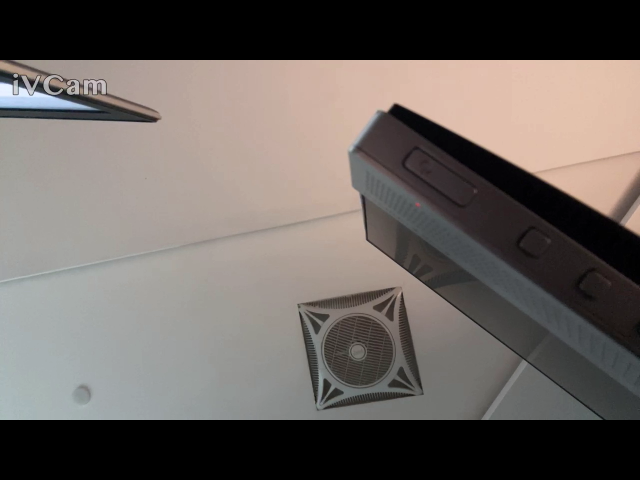
#> input picture CV2 Practice/myimg.png, 640 x 480 px, given in place of elon.jpg, which was not available
$ jupyter execute --allow-errors Untitled2.ipynb   (text cells are left out)
#> lines starting #> are read from the running program, lines starting #| are printed output that depends on the picture; after the words box and inside, x2 and y2 are one past the last pixel; in counts of white or black regions, pixels touching at a corner belong together; pictures that were not available may be replaced by others from this repository, and a replacement may not be noted
[cell 1]
import cv2
import numpy as np

[cell 2]
img1 = cv2.imread('elon.jpg')
#> img1 is the input picture: shape (480, 640, 3); mean B, G, R 95, 99, 105.6
#img.shape: size of the image row, coluen,depth
print(img1.shape)
#| (480, 640, 3)

cv2.imshow('image color',img1)

img2 = cv2.imread('elon.jpg',0)
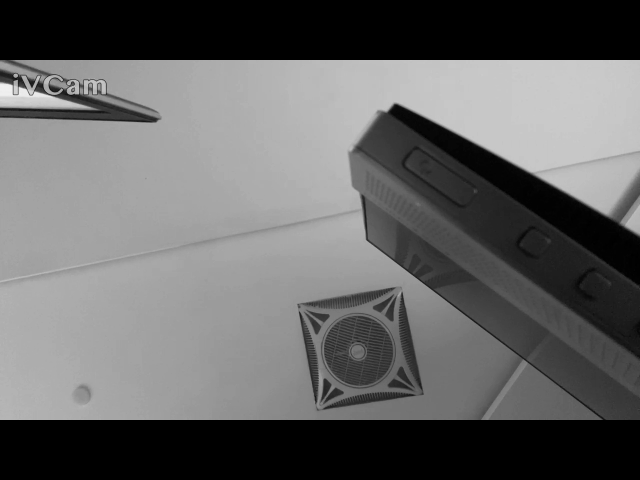
#> img2: shape (480, 640); min 0, max 241, mean 100.1

print(img2.shape)
#| (480, 640)
p=cv2.waitKey(0)
#> (key q is pressed here)

if p == ord('q'):
#     cv2.waitKey(0)
#     cv2.destroyWindow('image color')
    cv2.waitKey(0)
    cv2.destroyAllWindows()
# cv2.imshow('image gray',img2)

[cell 3]
cap = cv2.VideoCapture(0)

if cap.isOpened():
    while cv2.waitKey(3) != ord('q'):
#> (key q is pressed here)
        ret, frame= cap.read()
        if ret != True:
            print('something happend!!')
            break
        cv2.imshow('videp',frame)
else:
    print("webcam not responding!!!")
cap.release()
cv2.waitKey(0)
cv2.destroyAllWindows()

[cell 4]
img = cv2.imread('elon.jpg')
#> (the rest of this cell did not finish here and is left out)

[cell 5]
# Load the image
resized_img_scaled = cv2.imread('blueBox.jpeg')


# resized_img_scaled = cv2.resize(img, None, fx=0.5, fy=0.5)

#convert color space fron BGR to HSV
hsv_image = cv2.cvtColor(resized_img_scaled, cv2.COLOR_BGR2HSV)
#> hsv_image: shape (480, 640, 3); mean H, S, V 30.8, 24.5, 106.9
# set up lower and upper bound for color range of blue
lowBound = np.array([100, 50, 50])
upBound = np.array([130, 255, 255])
#filtering by color
mask = cv2.inRange(hsv_image,lowBound,upBound)
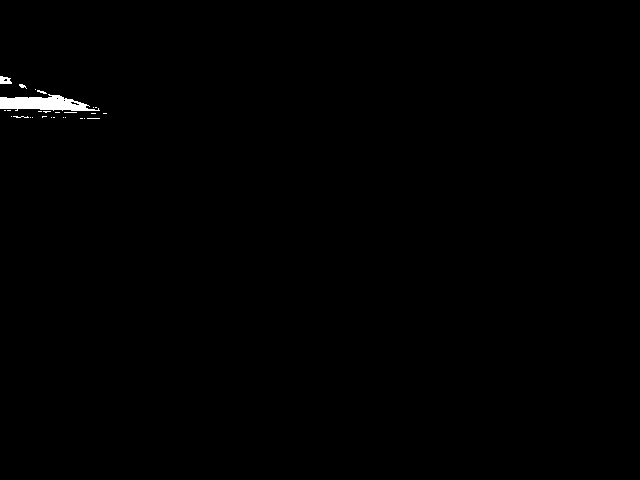
#> mask: shape (480, 640); 0.41% white; 27 white regions (23 under 20 px), largest, box (x1, y1, x2, y2) and area: (0, 94, 100, 111) 1044, (0, 76, 12, 84) 72, (19, 84, 27, 89) 21, (37, 90, 47, 94) 20
#image dilation
kernel = np.ones((3,3),np.uint8)
mask = cv2.dilate(mask, kernel, iterations = 1)
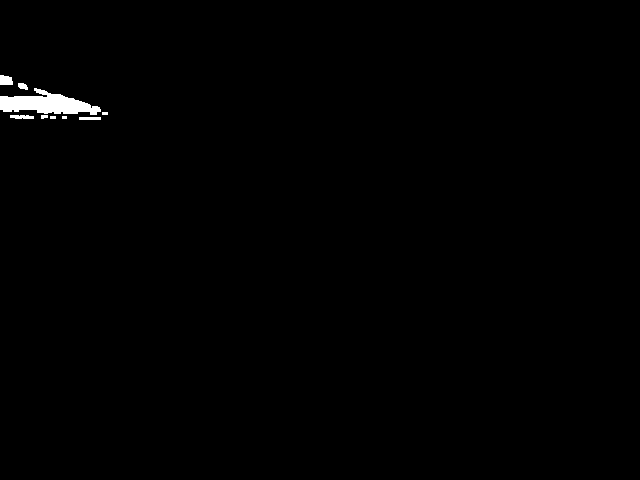
#> mask: shape (480, 640); 0.62% white; 9 white regions (3 under 20 px), largest, box (x1, y1, x2, y2) and area: (0, 88, 101, 115) 1515, (0, 75, 13, 85) 113, (10, 115, 34, 119) 83, (79, 117, 101, 120) 66, (18, 83, 28, 90) 52, (41, 115, 48, 119) 24
#combined two images (filter_image.original_image) in one window
h1,w1 = mask.shape
#> h1 = 480; w1 = 640
h2,w2,d2 = resized_img_scaled.shape
#> h2 = 480; w2 = 640; d2 = 3
imgCom = np.zeros((max([h1,h2]),w1+w2,3), dtype = np.uint8)

imgCom[:h1,:w1,0] = mask
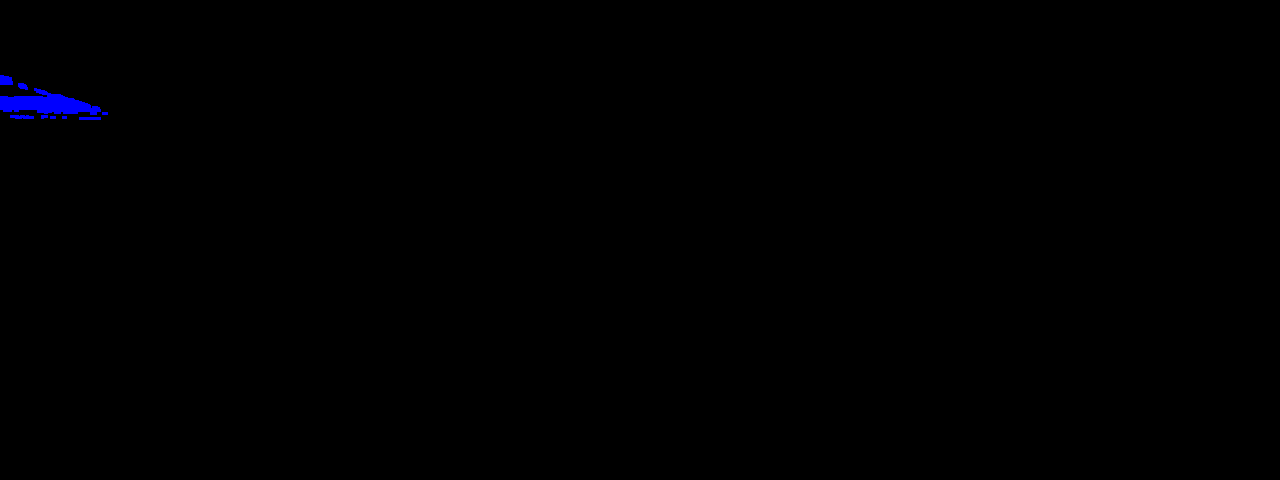
#> imgCom: shape (480, 1280, 3); mean of channels 0, 1, 2 0.8, 0, 0; drawn as B, G, R
imgCom[:h1,:w1,1] = mask
imgCom[:h1,:w1,2] = mask
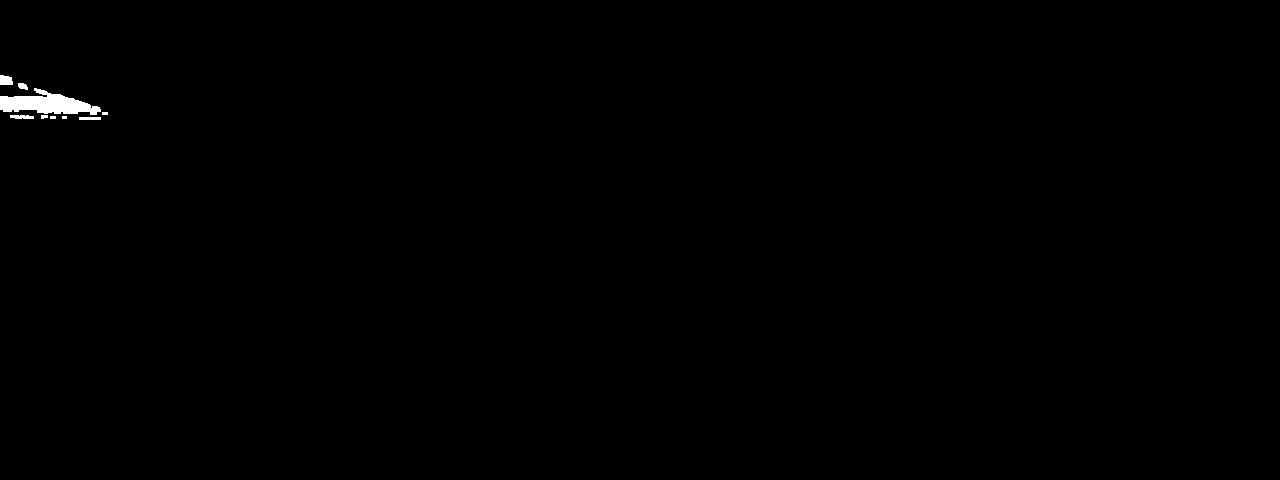
#> imgCom: shape (480, 1280, 3); 0.31% white; 9 white regions (3 under 20 px), largest, box (x1, y1, x2, y2) and area: (0, 88, 101, 115) 1515, (0, 75, 13, 85) 113, (10, 115, 34, 119) 83, (79, 117, 101, 120) 66, (18, 83, 28, 90) 52, (41, 115, 48, 119) 24
imgCom[:h2,w1:w1+w2,:] = np.dstack([resized_img_scaled])
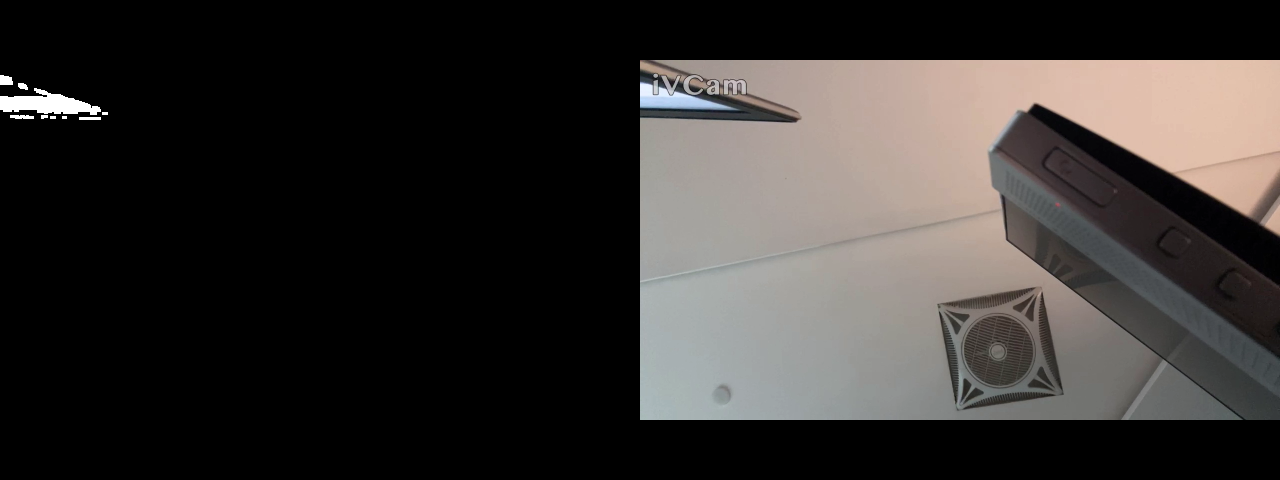
#> imgCom: shape (480, 1280, 3); mean of channels 0, 1, 2 48.3, 50.3, 53.6; drawn as B, G, R
#image resize
imgCom = cv2.resize(imgCom,(w1,h1),interpolation = cv2.INTER_LINEAR)
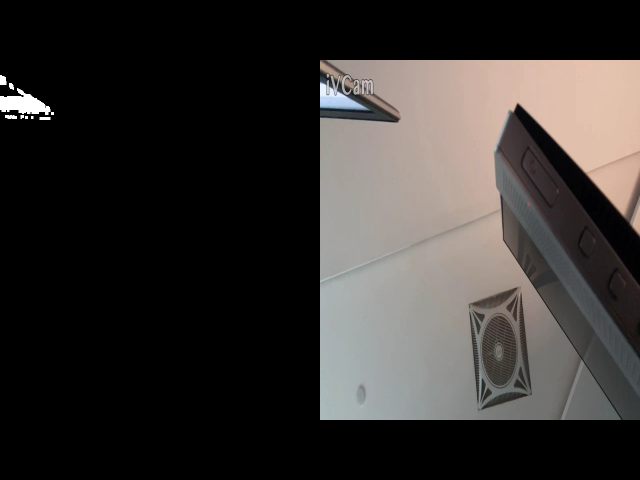
#> imgCom: shape (480, 640, 3); mean of channels 0, 1, 2 48.3, 50.3, 53.6; drawn as B, G, R
cv2.imshow( "webCom",imgCom)


# cv2.imshow('Resized Scaled', resized_img_scaled)
cv2.waitKey(0)
cv2.destroyAllWindows()

[cell 6]
cap = cv2.VideoCapture(0)

if cap.isOpened():
    while cv2.waitKey(3) != ord('q'):
#> (key q is pressed here)
        ret, frame= cap.read()
        if ret != True:
            print('something happend!!')
            break
        hsv_image = cv2.cvtColor(frame, cv2.COLOR_BGR2HSV)
        # set up lower and upper bound for color range of blue
        lowBound = np.array([100, 50, 50])
        upBound = np.array([130, 255, 255])
        #filtering by color
        mask = cv2.inRange(hsv_image,lowBound,upBound)
        #image dilation
        kernel = np.ones((3,3),np.uint8)
        mask = cv2.dilate(mask, kernel, iterations = 1)
        cnts, flag = cv2.findContours(mask.copy(), cv2.RETR_TREE, cv2.CHAIN_APPROX_SIMPLE)
        cnts = sorted(cnts, key = cv2.contourArea, reverse = True)[:2] #2
        for c in cnts:
            peri = cv2.arcLength(c, True)
            approx = cv2.approxPolyDP(c, 0.01*peri, True)
            if (len(approx)==4): # if it is 4-sides polygon
                cv2.drawContours(frame, [approx],0,(0,255,0),-1)
            if (len(approx)>10):
                cv2.drawContours(frame, [approx],0,(0,0,255),-1)
        h1,w1 = mask.shape
        h2,w2,d2 = frame.shape
        imgCom = np.zeros((max([h1,h2]),w1+w2,3), dtype = np.uint8)
        imgCom[:h1,:w1,0] = mask
        imgCom[:h1,:w1,1] = mask
        imgCom[:h1,:w1,2] = mask
        imgCom[:h2,w1:w1+w2,:] = np.dstack([frame])
        #image resize
        imgCom = cv2.resize(imgCom,(w1,h1),interpolation = cv2.INTER_LINEAR)
        cv2.imshow( "webCom",imgCom)


cap.release()
cv2.waitKey(0)
cv2.destroyAllWindows()

[cell 7]
cap = cv2.VideoCapture(0)

if cap.isOpened():
    face= cv2.CascadeClassifier(cv2.data.haarcascades + 'haarcascade_frontalface_default.xml')
    eyes  = cv2.CascadeClassifier(cv2.data.haarcascades + 'haarcascade_eye.xml')

    while cv2.waitKey(3) != ord('q'):
#> (key q is pressed here)
